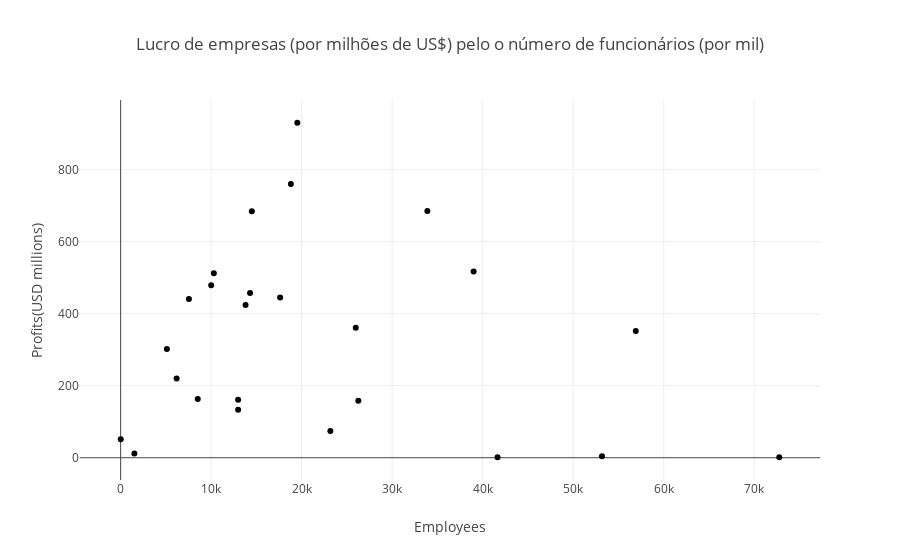

Write notebook code for a chart like this one.
### Code cell
#Criando um gráfico para comparar o lucro das empresas por n° de funcionários
fig = px.scatter(dados_ordenados_filipinas, x='Employees',
                   y='Profits(USD millions)', 
                   title='Lucro de empresas (por milhões de US$) pelo o número de funcionários (por mil)')
fig.show()

### Figure 1 — Plotly figure (JSON) as saved in the notebook; plotly's stock layout.template omitted (floating-point values rounded to 4 significant figures)
{"data": [{"hovertemplate": "Employees=%{x}<br>Profits(USD millions)=%{y}<extra></extra>", "legendgroup": "", "marker": {"color": "#000001", "symbol": "circle"}, "mode": "markers", "name": "", "orientation": "v", "showlegend": false, "type": "scatter", "x": [11.0, 1518.0, 5109.0, 6184.0, 7542.0, 8519.0, 10000.0, 10300.0, 12980.0, 12980.0, 13800.0, 14300.0, 14490.0, 17620.0, 18810.0, 19520.0, 23170.0, 25980.0, 26260.0, 33890.0, 39000.0, 41650.0, 53180.0, 56920.0, 72770.0], "xaxis": "x", "y": [51.0, 12.0, 302.0, 220.0, 441.0, 163.0, 479.0, 512.0, 161.0, 133.0, 424.0, 457.0, 684.0, 445.0, 760.0, 930.0, 74.0, 361.0, 158.0, 685.0, 517.0, 1.321, 4.0, 352.0, 1.385], "yaxis": "y"}], "layout": {"legend": {"tracegroupgap": 0}, "title": {"text": "Lucro de empresas (por milhões de US$) pelo o número de funcionários (por mil)"}, "xaxis": {"anchor": "y", "domain": [0, 1], "title": {"text": "Employees"}}, "yaxis": {"anchor": "x", "domain": [0, 1], "title": {"text": "Profits(USD millions)"}}}}
